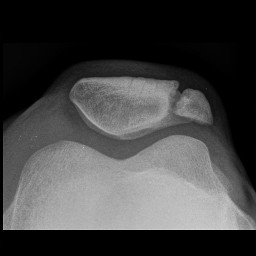
%> input picture doc/images/patella_bipartita.jpg, 256 x 256 px
$ octave test.m   (GNU Octave 9; MATLAB toolbox functions it lacks are replaced by stand-ins)
%> lines starting %> are read from the running program, lines starting %| are printed output that depends on the picture; in (x1, y1, x2, y2) boxes, pixels count from 0 and x2, y2 are one past the last pixel; in counts of white or black regions, pixels touching at a corner belong together; the program's own positions count from 1
I = imread('patella_bipartita.jpg');
%> I is the input picture: size 256x256x3 uint8; min 0, max 212, mean 67.6
I = rgb2gray(I);
%> I: size 256x256 uint8
figure, imshow(I);
hold on, title('Original image');

mask = false(size(I));
mask(75:125, 160:end - 25) = true;
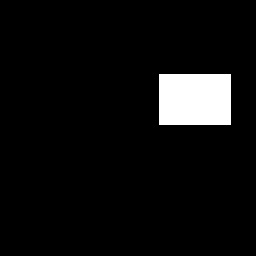
%> mask: size 256x256 logical; 5.6% white; 1 white region, box (x1, y1, x2, y2) and area: (159, 74, 231, 125) 3672
contour(mask, [0.5 0.5], 'b');
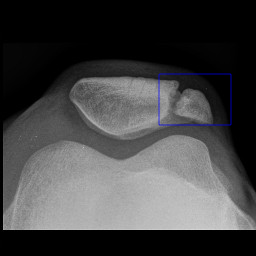
%> figure redrawn from the program's plot data; its title reads 'Original image'

tic;
%> (the run ends here)
